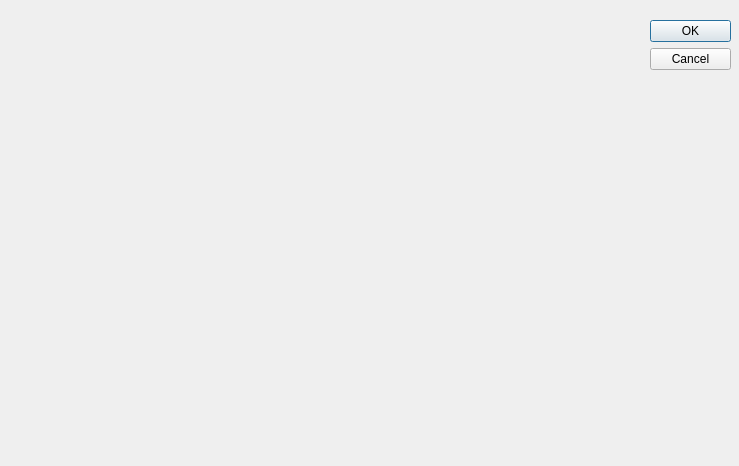
<?xml version="1.0" encoding="UTF-8"?>
<ui version="4.0">
 <class>Dialog</class>
 <widget class="QDialog" name="Dialog">
  <property name="geometry">
   <rect>
    <x>0</x>
    <y>0</y>
    <width>739</width>
    <height>466</height>
   </rect>
  </property>
  <property name="windowTitle">
   <string>Dialog</string>
  </property>
  <widget class="QDialogButtonBox" name="buttonBox">
   <property name="geometry">
    <rect>
     <x>650</x>
     <y>20</y>
     <width>81</width>
     <height>241</height>
    </rect>
   </property>
   <property name="orientation">
    <enum>Qt::Vertical</enum>
   </property>
   <property name="standardButtons">
    <set>QDialogButtonBox::Cancel|QDialogButtonBox::Ok</set>
   </property>
  </widget>
 </widget>
 <resources/>
 <connections>
  <connection>
   <sender>buttonBox</sender>
   <signal>accepted()</signal>
   <receiver>Dialog</receiver>
   <slot>accept()</slot>
   <hints>
    <hint type="sourcelabel">
     <x>248</x>
     <y>254</y>
    </hint>
    <hint type="destinationlabel">
     <x>157</x>
     <y>274</y>
    </hint>
   </hints>
  </connection>
  <connection>
   <sender>buttonBox</sender>
   <signal>rejected()</signal>
   <receiver>Dialog</receiver>
   <slot>reject()</slot>
   <hints>
    <hint type="sourcelabel">
     <x>316</x>
     <y>260</y>
    </hint>
    <hint type="destinationlabel">
     <x>286</x>
     <y>274</y>
    </hint>
   </hints>
  </connection>
 </connections>
</ui>
